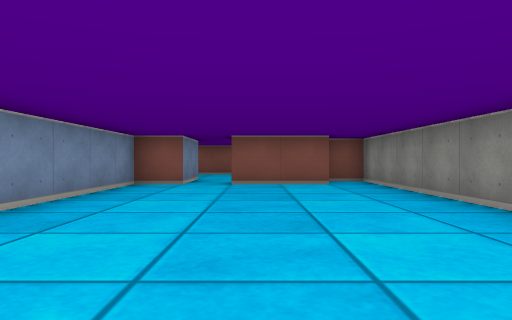
[1] (above)

17 first-person views from a walk through a cub3D maze. The camera is about half as high as the walls, looks level and sees 70° across. The floor is counted in squares. Each view is taken from the middle of a square. On the plan, view 1 faces up. The plan holds only what a view shows up to about 9 squares ahead; the rest is blank.

[2]
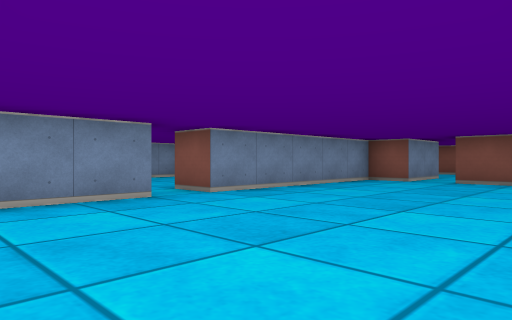

[3]
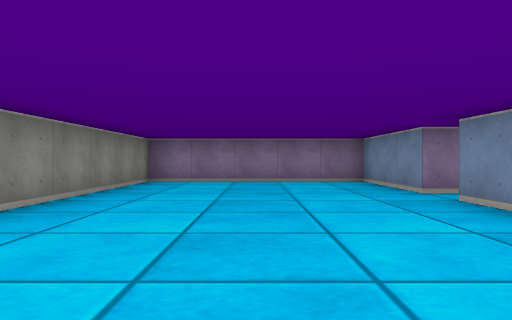

[4]
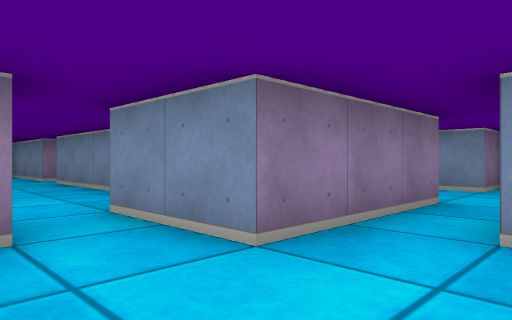

[5]
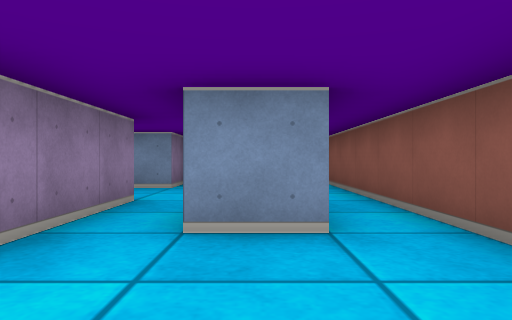

[6]
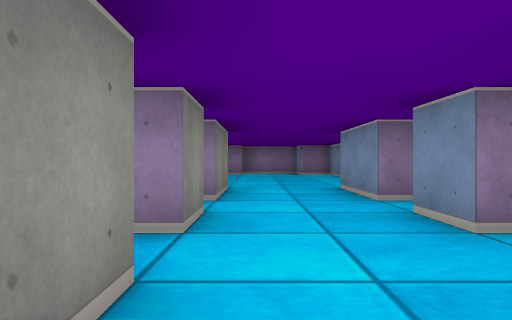

[7]
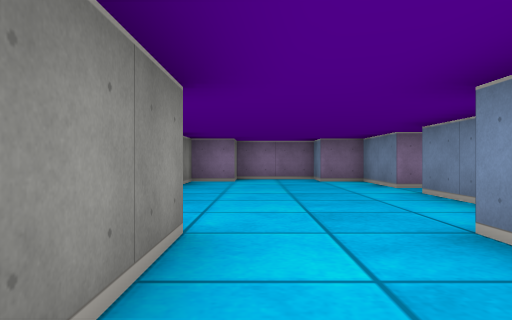

[8]
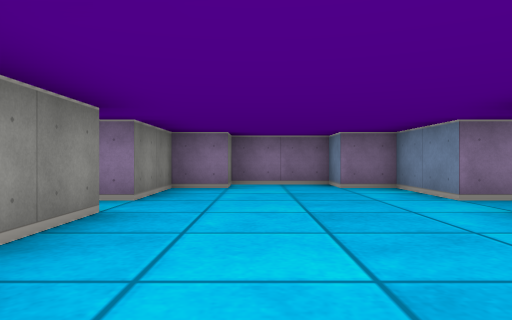

[9]
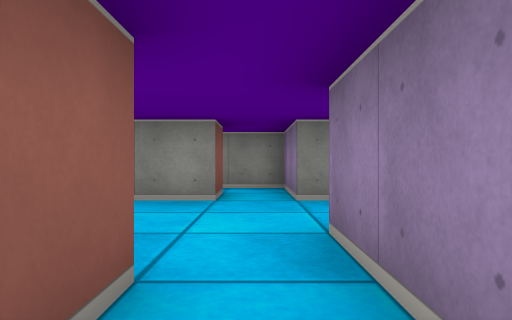

[10]
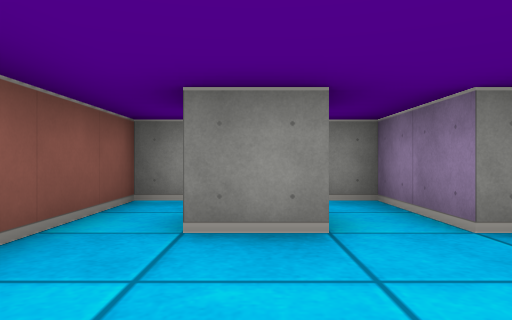

[11]
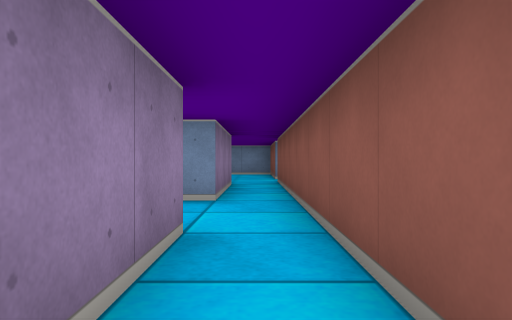

[12]
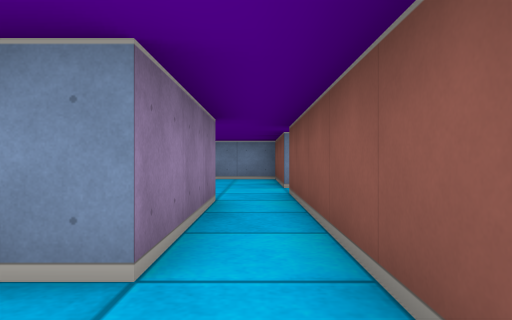

[13]
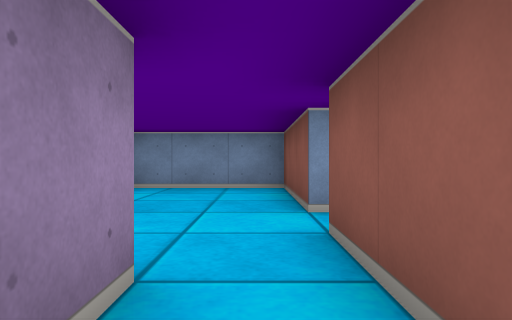

[14]
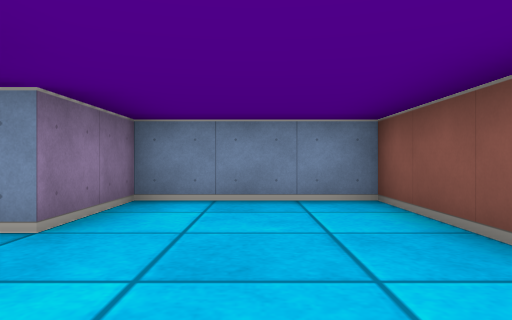

[15]
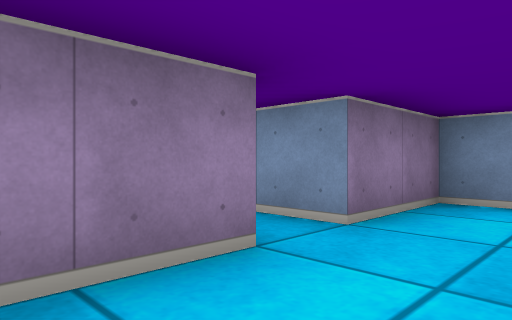

[16]
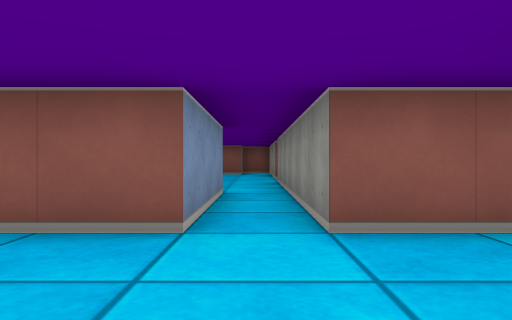

[17]
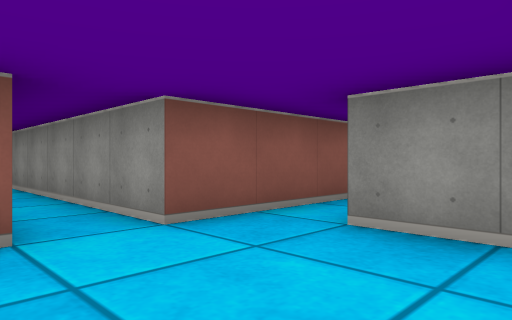

### Floor plan
Ten units are one square. View 1 is at (0, 0); x grows to the right and y downward. Boxes are objects, and circles mark ways between rooms. Rooms are numbered by the first view taken in them; rooms with no view inside come last. Other rooms are left out.
<svg viewBox="-150 -160 180 180">
<path fill="none" stroke="#000" d="M-25 -15 -25 15 25 15 25 -85 16 -85M15 -75 -5 -75M-15 -85 -15 -75 -25 -75 -25 -25M15 -105 5 -105 5 -115M5 -90 5 -95 25 -95 25 -125 1 -125M-25 -115 -25 -105M-25 -95 -15 -95 -15 -85M-95 -104 -95 -115 -65 -115 -65 -109M-115 -95 -102 -95M-115 -155 -115 -125 -145 -125 -145 -95 -125 -95M-45 -105 -45 -115 -25 -115M-21 -125 -105 -125 -105 -155M-45 -85 -45 -95M-70 -75 -65 -75 -65 -55M-65 -95 -65 -85M-45 -55 -45 -75M-45 -95 -25 -95M-75 -95 -65 -95M-25 -105 -34 -105M-75 -15 -75 5 -65 5 -65 15 -45 15 -45 5 -35 5 -35 -15 -25 -15M-25 -25 -35 -25 -35 -39M-75 -39 -75 -25"/>
<circle cx="-10" cy="-90" r="3" fill="#2a7"/>
<circle cx="-30" cy="-20" r="3" fill="#2a7"/>
<circle cx="-35" cy="-120" r="3" fill="#2a7"/>
<circle cx="-35" cy="-100" r="3" fill="#2a7"/>
<circle cx="-55" cy="-110" r="3" fill="#2a7"/>
<circle cx="-55" cy="-90" r="3" fill="#2a7"/>
<circle cx="-55" cy="-65" r="3" fill="#2a7"/>
<text x="0" y="-30">1</text>
<text x="0" y="-110">2</text>
<text x="-100" y="-120">3</text>
<text x="-50" y="-80">4</text>
<text x="-50" y="-100">5</text>
<text x="-50" y="-20">6</text>
</svg>
Room 1 opens to room 2. Room 1 opens to room 6. Room 2 opens to room 3. Room 2 opens to room 5. Room 3 opens to room 5. Room 4 opens to room 5. Room 4 opens to room 6.

Where each view was taken, in squares from view 1:
view 1: 0 up, 0 right, facing up
view 2: 1 down, 2 right, facing up-left
view 3: 7 up, 0 right, facing down
view 4: 11 up, 0 right, facing down-left
view 5: 11 up, 0 right, facing left
view 6: 12 up, 5 left, facing down
view 7: 8 up, 5 left, facing down
view 8: 6 up, 5 left, facing down
view 9: 10 up, 4 left, facing right
view 10: 11 up, 2 left, facing right
view 11: 12 up, 2 left, facing left
view 12: 12 up, 5 left, facing left
view 13: 12 up, 8 left, facing left
view 14: 11 up, 10 left, facing left
view 15: 11 up, 10 left, facing down-left
view 16: 10 up, 11 left, facing up
view 17: 10 up, 12 left, facing up-right
